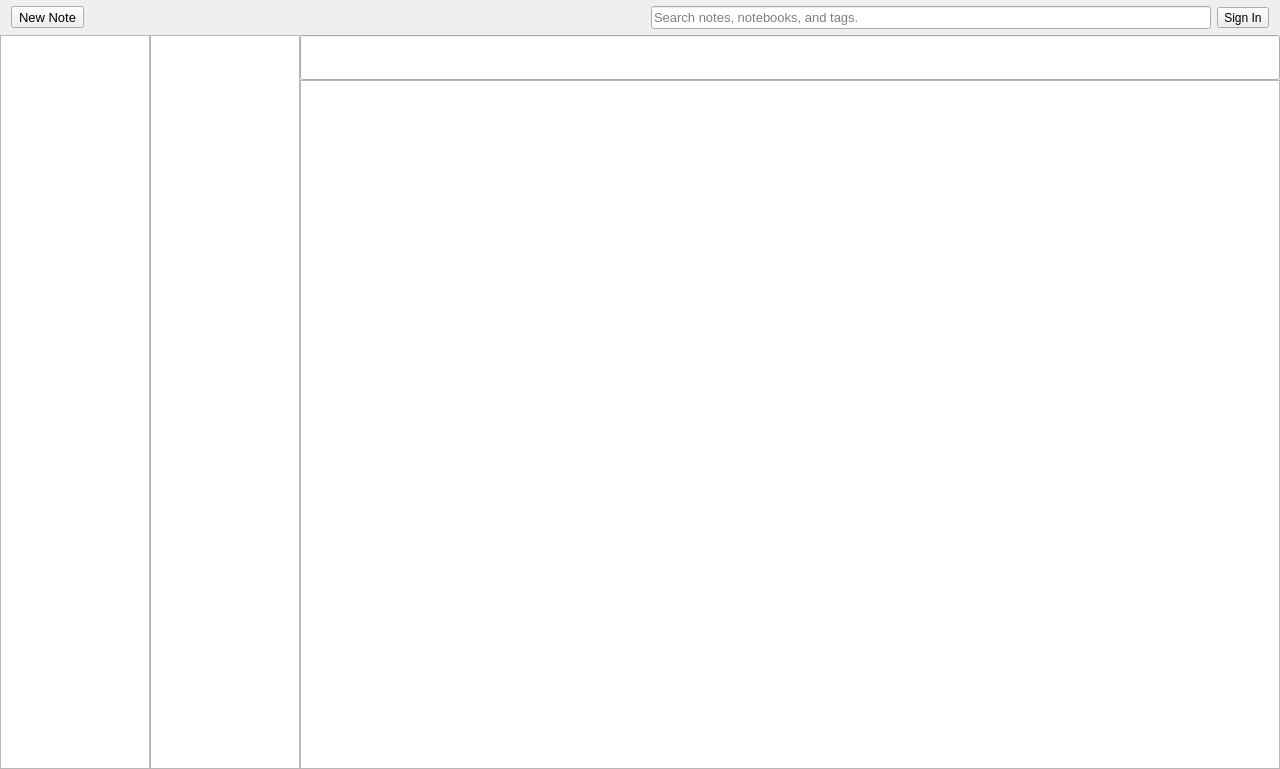
<?xml version="1.0" encoding="UTF-8"?>
<ui version="4.0">
 <class>Notes</class>
 <widget class="QMainWindow" name="Notes">
  <property name="geometry">
   <rect>
    <x>0</x>
    <y>0</y>
    <width>1280</width>
    <height>769</height>
   </rect>
  </property>
  <property name="windowTitle">
   <string>Notes</string>
  </property>
  <widget class="QWidget" name="centralWidget">
   <property name="minimumSize">
    <size>
     <width>0</width>
     <height>352</height>
    </size>
   </property>
   <layout class="QVBoxLayout" name="verticalLayout">
    <property name="spacing">
     <number>0</number>
    </property>
    <property name="sizeConstraint">
     <enum>QLayout::SetMaximumSize</enum>
    </property>
    <property name="leftMargin">
     <number>0</number>
    </property>
    <property name="topMargin">
     <number>0</number>
    </property>
    <property name="rightMargin">
     <number>0</number>
    </property>
    <property name="bottomMargin">
     <number>0</number>
    </property>
    <item>
     <widget class="QWidget" name="customToolbar" native="true">
      <property name="maximumSize">
       <size>
        <width>16777215</width>
        <height>40</height>
       </size>
      </property>
      <property name="autoFillBackground">
       <bool>false</bool>
      </property>
      <property name="styleSheet">
       <string notr="true"/>
      </property>
      <layout class="QHBoxLayout" name="horizontalLayout">
       <property name="sizeConstraint">
        <enum>QLayout::SetMaximumSize</enum>
       </property>
       <property name="topMargin">
        <number>0</number>
       </property>
       <property name="bottomMargin">
        <number>0</number>
       </property>
       <item>
        <layout class="QHBoxLayout" name="horizontalLayout_3">
         <property name="spacing">
          <number>6</number>
         </property>
         <property name="topMargin">
          <number>6</number>
         </property>
         <property name="bottomMargin">
          <number>6</number>
         </property>
         <item>
          <widget class="QToolButton" name="toolButton">
           <property name="font">
            <font>
             <pointsize>10</pointsize>
            </font>
           </property>
           <property name="text">
            <string>New Note</string>
           </property>
           <property name="icon">
            <iconset theme="document-new">
             <normaloff>.</normaloff>.</iconset>
           </property>
           <property name="toolButtonStyle">
            <enum>Qt::ToolButtonTextBesideIcon</enum>
           </property>
          </widget>
         </item>
         <item>
          <spacer name="horizontalSpacer">
           <property name="orientation">
            <enum>Qt::Horizontal</enum>
           </property>
           <property name="sizeHint" stdset="0">
            <size>
             <width>40</width>
             <height>20</height>
            </size>
           </property>
          </spacer>
         </item>
         <item>
          <widget class="QLineEdit" name="lineEdit">
           <property name="font">
            <font>
             <pointsize>10</pointsize>
            </font>
           </property>
           <property name="text">
            <string/>
           </property>
           <property name="placeholderText">
            <string>Search notes, notebooks, and tags.</string>
           </property>
          </widget>
         </item>
         <item>
          <widget class="QToolButton" name="toolButton_2">
           <property name="text">
            <string>Sign In</string>
           </property>
           <property name="icon">
            <iconset theme="user-info">
             <normaloff>.</normaloff>.</iconset>
           </property>
          </widget>
         </item>
        </layout>
       </item>
      </layout>
     </widget>
    </item>
    <item>
     <widget class="QWidget" name="noteContainer" native="true">
      <layout class="QHBoxLayout" name="horizontalLayout_2">
       <property name="spacing">
        <number>0</number>
       </property>
       <property name="leftMargin">
        <number>0</number>
       </property>
       <property name="topMargin">
        <number>0</number>
       </property>
       <property name="rightMargin">
        <number>0</number>
       </property>
       <property name="bottomMargin">
        <number>0</number>
       </property>
       <item>
        <widget class="QWidget" name="sidebar" native="true">
         <property name="minimumSize">
          <size>
           <width>300</width>
           <height>0</height>
          </size>
         </property>
         <property name="maximumSize">
          <size>
           <width>300</width>
           <height>16777215</height>
          </size>
         </property>
         <layout class="QHBoxLayout" name="horizontalLayout_4">
          <property name="spacing">
           <number>0</number>
          </property>
          <property name="leftMargin">
           <number>0</number>
          </property>
          <property name="topMargin">
           <number>0</number>
          </property>
          <property name="rightMargin">
           <number>0</number>
          </property>
          <property name="bottomMargin">
           <number>0</number>
          </property>
          <item>
           <widget class="QWidget" name="sidebarWidget" native="true">
            <layout class="QVBoxLayout" name="verticalLayout_2">
             <property name="spacing">
              <number>0</number>
             </property>
             <property name="leftMargin">
              <number>0</number>
             </property>
             <property name="topMargin">
              <number>0</number>
             </property>
             <property name="rightMargin">
              <number>0</number>
             </property>
             <property name="bottomMargin">
              <number>0</number>
             </property>
             <item>
              <widget class="QTreeView" name="treeView"/>
             </item>
            </layout>
           </widget>
          </item>
          <item>
           <widget class="QWidget" name="noteListWidget" native="true">
            <layout class="QVBoxLayout" name="verticalLayout_4">
             <property name="spacing">
              <number>0</number>
             </property>
             <property name="leftMargin">
              <number>0</number>
             </property>
             <property name="topMargin">
              <number>0</number>
             </property>
             <property name="rightMargin">
              <number>0</number>
             </property>
             <property name="bottomMargin">
              <number>0</number>
             </property>
             <item>
              <widget class="QListView" name="listView"/>
             </item>
            </layout>
           </widget>
          </item>
         </layout>
        </widget>
       </item>
       <item>
        <widget class="QWidget" name="editor" native="true">
         <layout class="QVBoxLayout" name="verticalLayout_3">
          <property name="spacing">
           <number>0</number>
          </property>
          <property name="leftMargin">
           <number>0</number>
          </property>
          <property name="topMargin">
           <number>0</number>
          </property>
          <property name="rightMargin">
           <number>0</number>
          </property>
          <property name="bottomMargin">
           <number>0</number>
          </property>
          <item>
           <widget class="QLineEdit" name="title">
            <property name="font">
             <font>
              <pointsize>25</pointsize>
             </font>
            </property>
           </widget>
          </item>
          <item>
           <widget class="QTextEdit" name="textEdit"/>
          </item>
         </layout>
        </widget>
       </item>
      </layout>
     </widget>
    </item>
   </layout>
  </widget>
 </widget>
 <layoutdefault spacing="6" margin="11"/>
 <resources/>
 <connections/>
</ui>
